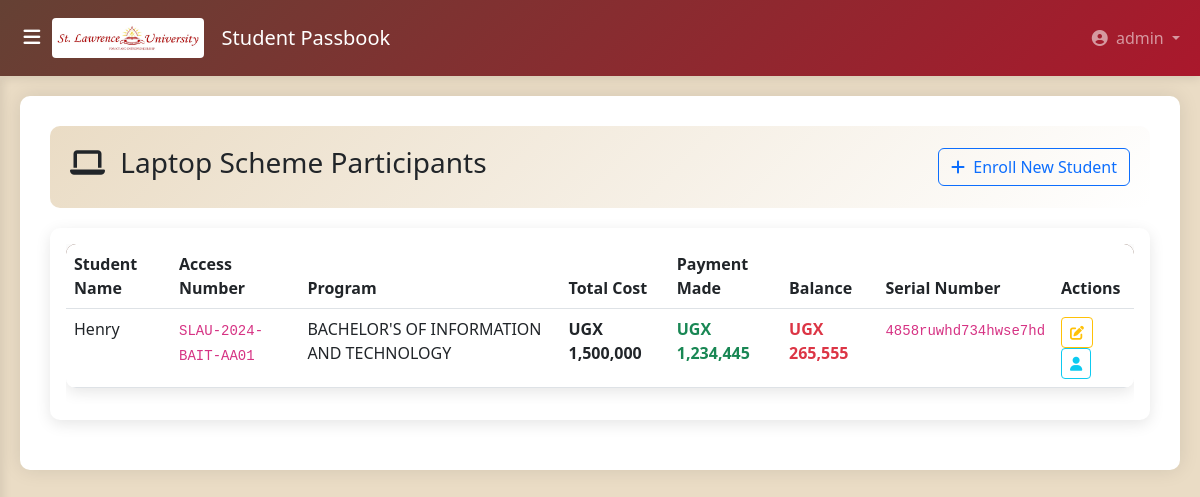
Screenshot of /passbook/laptop-scheme/ (signed in) with the database file from the repository.
### accounts/models.py (models this page shows, shortened)
class User(AbstractUser):
    USER_TYPE_CHOICES = (
        ('sysadmin', 'System Administrator'),
        ('student', 'Student'),
        ('dean_of_students', 'Dean of Students'),
        ('finance_director', 'Finance Director'),
        ('academic_registrar', 'Academic Registrar'),
        ('head_of_department', 'Head of Department'),
        ('faculty_dean', 'Faculty Dean'),
        ('medical_officer', 'Medical Officer'),
        ('nche_officer', 'NCHE Officer'),
        ('lecturer', 'Lecturer'),  # Keep if needed
    )
    user_type = models.CharField(max_length=20, choices=USER_TYPE_CHOICES)
    phone_number = models.CharField(max_length=15, unique=True, blank=True, null=True)
    @property
    def is_sysadmin(self):
        return self.user_type == 'sysadmin'
    @property
    def is_student(self):
        return self.user_type == 'student'
    @property
    def is_dean_of_students(self):
        return self.user_type == 'dean_of_students'
    @property
    def is_finance_director(self):
        return self.user_type == 'finance_director'
    @property
    def is_academic_registrar(self):
        return self.user_type == 'academic_registrar'
    @property
    def is_head_of_department(self):
        return self.user_type == 'head_of_department'
    @property
    def is_medical_officer(self):
        return self.user_type == 'medical_officer'
    @property
    def is_nche_officer(self):
        return self.user_type == 'nche_officer'
    groups = models.ManyToManyField(
        'auth.Group',
        related_name="accounts_user_groups",
        blank=True,
    )
    user_permissions = models.ManyToManyField(
        'auth.Permission',
        related_name="accounts_user_permissions",
        blank=True,
    )

### pass_book/models.py (models this page shows, shortened)
class BbalaLaptopScheme(models.Model):
    student = models.OneToOneField(
        Student,
        on_delete=models.CASCADE,
        related_name='laptop_scheme'
    )
    total_cost = models.DecimalField(max_digits=10, decimal_places=0, default=Decimal('1500000'))  # ✅ Decimal
    laptop_serial_number = models.CharField(max_length=100, blank=True, null=True)
    payment_made = models.DecimalField(max_digits=10, decimal_places=0, default=Decimal('0'))     # ✅ Decimal
    balance = models.DecimalField(max_digits=10, decimal_places=0, default=Decimal('1500000'))    # ✅ Decimal
    comments = models.TextField(blank=True, null=True)
    created_at = models.DateTimeField(auto_now_add=True)
    updated_at = models.DateTimeField(auto_now=True)

class Student(models.Model):
    SESSION_CHOICES = [
        ('D', 'Day'),
        ('E', 'Evening'),
        ('W', 'Weekend'),
    ]
    id = models.UUIDField(primary_key=True, default=uuid.uuid4, editable=False)
    student_photo = models.ImageField(
        upload_to='student_photos/',
        blank=True,
        null=True,
        help_text="Upload a clear face photo of the student"
    )
    parent_guardian_photo = models.ImageField(
        upload_to='parent_photos/',
        blank=True,
        null=True,
        help_text="Upload a clear face photo of the parent or guardian"
    )
    name = models.CharField(max_length=200)
    program = models.ForeignKey(
        'Program',
        on_delete=models.PROTECT,
        related_name='students'
    )
    nationality = models.CharField(max_length=100)
    student_contact = models.CharField(max_length=20)
    parent_guardian_name = models.CharField(max_length=200, blank=True, null=True)
    parent_guardian_contact = models.CharField(max_length=20, blank=True, null=True)
    parent_guardian_signature = models.ImageField(upload_to='parent_signatures/', blank=True, null=True)
    signature = models.ImageField(upload_to='signatures/', blank=True, null=True)
    serial_number = models.CharField(max_length=50, blank=True, null=True)
    admission_year = models.PositiveIntegerField(help_text="Year of admission (e.g., 2024)")
    session = models.CharField(max_length=1, choices=SESSION_CHOICES, help_text="Study session")
    expected_graduation_year = models.IntegerField(blank=True, null=True)
    manual_received = models.BooleanField(default=False)
    manual_received_date = models.DateField(blank=True, null=True)
    registration_number = models.CharField(
        max_length=50,
        unique=True,
        help_text="Manual registration number (e.g., 909/24D/U/A001)"
    )
    program_code = models.CharField(max_length=10, blank=True, help_text="Copied from Program.code")
    student_number = models.CharField(max_length=10, blank=True, help_text="Sequential code like AA01")
    static_access_number = models.CharField(
        max_length=15,
        unique=True,
        blank=True,
        help_text="Format: COURSE-XXXX (e.g., BAGC-AA01)"
    )
    created_at = models.DateTimeField(auto_now_add=True)
    updated_at = models.DateTimeField(auto_now=True)
    user = models.OneToOneField(
        settings.AUTH_USER_MODEL,
        on_delete=models.CASCADE,
        related_name='student_profile',
        null=True,
        blank=True,
        help_text="Linked user account for this student"
    )
    class Meta:
        ordering = ['student_number']

class Program(models.Model):
    code = models.CharField(
        max_length=10,
        unique=True,
        help_text="Program code (e.g., BSCS)"
    )
    name = models.CharField(max_length=200)
    description = models.TextField(blank=True, null=True)
    duration = models.IntegerField(help_text="Duration in years")
    faculty = models.CharField(max_length=100)
    is_active = models.BooleanField(default=True)

### pass_book/views.py (the view)
# urls.py: path('laptop-scheme/', views.BbalaLaptopSchemeListView.as_view(), name='laptop_scheme_list'),
class BbalaLaptopSchemeListView(LoginRequiredMixin, ListView):
    model = BbalaLaptopScheme
    template_name = 'student_registration/laptop_scheme_list.html'
    context_object_name = 'schemes'
    paginate_by = 20
    def get_queryset(self):
        return BbalaLaptopScheme.objects.select_related('student').order_by('student__name')

### templates/student_registration/laptop_scheme_list.html (shortened to what this page needs)
{% extends 'student_registration/base.html' %}
{% load humanize %}
{% block content %}
<div class="page-header d-flex justify-content-between align-items-center">
    <h3><i class="fas fa-laptop me-2"></i> Laptop Scheme Participants</h3>
    <a href="{% url 'pass_book:select_student_for_laptop_scheme' %}?next={{ request.path }}" class="btn btn-outline-primary">
        <i class="fas fa-plus me-1"></i> Enroll New Student
    </a>
</div>
<div class="card card-custom">
    <div class="card-body">
        {% if schemes %}
            <div class="table-responsive">
                <table class="table table-hover table-custom">
                    <thead>
                        <tr>
                            <th>Student Name</th>
                            <th>Access Number</th>
                            <th>Program</th>
                            <th>Total Cost</th>
                            <th>Payment Made</th>
                            <th>Balance</th>
                            <th>Serial Number</th>
                            <th>Actions</th>
                        </tr>
                    </thead>
                    <tbody>
                        {% for scheme in schemes %}
                        <tr>
                            <td>{{ scheme.student.name }}</td>
                            <td><code>{{ scheme.student.static_access_number }}</code></td>
                            <td>{{ scheme.student.program.name }}</td>
                            <td class="fw-bold">UGX {{ scheme.total_cost|floatformat:0|intcomma }}</td>
                            <td class="text-success fw-bold">UGX {{ scheme.payment_made|floatformat:0|intcomma }}</td>
                            <td class="{% if scheme.balance > 0 %}text-danger{% else %}text-success{% endif %} fw-bold">
                                UGX {{ scheme.balance|floatformat:0|intcomma }}
                            </td>
                            <td>
                                {% if scheme.laptop_serial_number %}
                                    <code>{{ scheme.laptop_serial_number }}</code>
                                {% else %}
                                    <span class="text-muted">Not assigned</span>
                                {% endif %}
                            </td>
                            <td>
                                <a href="{% url 'pass_book:laptop_scheme_update' scheme.pk %}"
                                   class="btn btn-sm btn-outline-warning me-1"
                                   title="Edit Record">
                                    <i class="fas fa-edit"></i>
                                </a>
                                <a href="{% url 'pass_book:student_detail' scheme.student.pk %}"
                                   class="btn btn-sm btn-outline-info"
                                   title="View Student Profile">
                                    <i class="fas fa-user"></i>
                                </a>
                            </td>
                        </tr>
                        {% endfor %}
                    </tbody>
                </table>
            </div>
        {% endif %}
    </div>
</div>
{% endblock %}

### templates/student_registration/base.html (shortened to what this page needs)
<!DOCTYPE html>
<html lang="en">
<head>
    <link href="https://cdnjs.cloudflare.com/ajax/libs/bootstrap/5.3.0/css/bootstrap.min.css" rel="stylesheet">
    <link href="https://cdnjs.cloudflare.com/ajax/libs/font-awesome/6.5.0/css/all.min.css" rel="stylesheet">
    <link href="https://cdn.jsdelivr.net/npm/bootstrap-icons@1.11.1/font/bootstrap-icons.css" rel="stylesheet">
</head>
<body>
    <nav class="navbar navbar-expand-lg navbar-dark navbar-custom">
        <div class="container-fluid">
            <button id="sidebarToggle" class="d-flex align-items-center justify-content-center">
                <i class="fas fa-bars"></i>
            </button>
           <a class="navbar-brand mx-auto mx-lg-0" href="{% url 'pass_book:dashboard' %}">
                <div class="logo-container">
                    <img alt="SLAU Logo" class="logo">
                    <span class="ms-2">Student Passbook</span>
                </div>
            </a>
            <div class="collapse navbar-collapse" id="navbarNav">
                <ul class="navbar-nav ms-auto">
                    <li class="nav-item dropdown">
                        <a class="nav-link dropdown-toggle" href="#" id="navbarDropdown" role="button" data-bs-toggle="dropdown">
                            <i class="fas fa-user-circle me-1"></i>
                            {{ user.username|default:"User" }}
                        </a>
                    </li>
                </ul>
            </div>
        </div>
    </nav>
    <div class="container-fluid" id="main-content">
        <div class="content-wrapper">
            {% block content %}{% endblock %}
        </div>
    </div>
</body>
</html>

### templates/student_registration/base.html (style rules this page uses)
:root { --primary-color: #654134; --secondary-color: #aa182c; --success-color: #27ae60; --warning-color: #d5ba8c; --danger-color: #be2032; --light-bg: #eadcc5; --white: #ffffff; --sidebar-width: 250px; --navbar-height: 76px; }
body { background-color: var(--light-bg); font-family: 'Segoe UI', Tahoma, Geneva, Verdana, sans-serif; padding-top: var(--navbar-height); overflow-x: hidden; }
.navbar-custom { background: linear-gradient(135deg, var(--primary-color), var(--secondary-color)); box-shadow: 0 2px 10px rgba(0,0,0,0.1); position: fixed; top: 0; left: 0; right: 0; width: 100%; z-index: 1030; height: var(--navbar-height); }
.navbar-brand { display: flex; align-items: center; }
.logo-container { display: flex; align-items: center; }
.logo { height: 40px; width: auto; margin-right: 10px; border-radius: 4px; }
#main-content { margin-left: 0; transition: margin-left 0.3s ease; width: 100%; min-height: calc(100vh - var(--navbar-height)); padding: 0; overflow-x: hidden; }
.content-wrapper { background-color: var(--white); border-radius: 10px; box-shadow: 0 0 20px rgba(0,0,0,0.1); padding: 30px; margin: 20px; max-width: 100%; box-sizing: border-box; }
.card-custom { border: none; box-shadow: 0 4px 15px rgba(0,0,0,0.1); border-radius: 10px; transition: transform 0.3s ease; }
.page-header { background: linear-gradient(135deg, var(--light-bg), var(--white)); padding: 20px; border-radius: 10px; margin-bottom: 20px; }
.table-custom { border-radius: 10px; overflow: hidden; box-shadow: 0 4px 15px rgba(0,0,0,0.1); }
.table-custom thead { background: linear-gradient(135deg, var(--primary-color), #5a3a2b); color: var(--white); }
#sidebarToggle { color: var(--white); border: none; font-size: 1.2rem; background: transparent; cursor: pointer; transition: all 0.3s ease; width: 40px; height: 40px; border-radius: 50%; display: flex; align-items: center; justify-content: center; }
@media (min-width: 1200px) { .content-wrapper { max-width: calc(100vw - 40px); } }
.table-responsive { overflow-x: auto; -webkit-overflow-scrolling: touch; }
.table-custom { min-width: 600px; }
.card-custom { margin-bottom: 20px; }
* { box-sizing: border-box; }
html, body { max-width: 100%; overflow-x: hidden; }

### rows the page displays
User: username "admin"
BbalaLaptopScheme: student.name "Henry", student.static_access_number "SLAU-2024-BAIT-AA01", student.program.name "BACHELOR'S OF INFORMATION AND TECHNOLOGY", total_cost "1,500,000", payment_made "1,234,445", balance "265,555", laptop_serial_number "4858ruwhd734hwse7hd"
